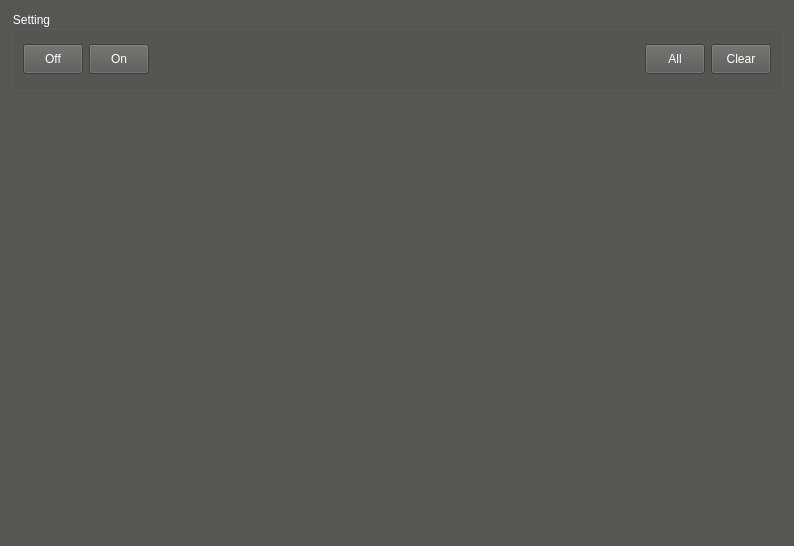
<?xml version="1.0" encoding="UTF-8"?>
<ui version="4.0">
 <class>VMotConf</class>
 <widget class="QWidget" name="VMotConf">
  <property name="geometry">
   <rect>
    <x>0</x>
    <y>0</y>
    <width>794</width>
    <height>546</height>
   </rect>
  </property>
  <property name="windowTitle">
   <string>Motion Region</string>
  </property>
  <property name="windowIcon">
   <iconset resource="../velibui.qrc">
    <normaloff>:/action/resources/libuivsc32.png</normaloff>:/action/resources/libuivsc32.png</iconset>
  </property>
  <property name="styleSheet">
   <string notr="true">color: rgb(255, 255, 255);
background-color: rgb(85, 87, 83);</string>
  </property>
  <layout class="QVBoxLayout" name="verticalLayout">
   <item>
    <widget class="QGroupBox" name="groupBox_2">
     <property name="minimumSize">
      <size>
       <width>0</width>
       <height>80</height>
      </size>
     </property>
     <property name="maximumSize">
      <size>
       <width>16777215</width>
       <height>80</height>
      </size>
     </property>
     <property name="title">
      <string>Setting</string>
     </property>
     <layout class="QHBoxLayout" name="horizontalLayout_2">
      <item>
       <widget class="QPushButton" name="pbOff">
        <property name="minimumSize">
         <size>
          <width>60</width>
          <height>30</height>
         </size>
        </property>
        <property name="maximumSize">
         <size>
          <width>60</width>
          <height>30</height>
         </size>
        </property>
        <property name="styleSheet">
         <string notr="true">QPushButton { 
border:none;
color:white;
background-image: url(:/action/resources/libuibutton.png);}
QPushButton:hover {
	background-image: url(:/action/resources/libuibuttonpress.png);}
QPushButton:pressed {
	background-image: url(:/action/resources/libuibutton.png);}
	font: 8pt &quot;MS Shell Dlg 2&quot;;
</string>
        </property>
        <property name="text">
         <string>Off</string>
        </property>
        <property name="iconSize">
         <size>
          <width>60</width>
          <height>40</height>
         </size>
        </property>
       </widget>
      </item>
      <item>
       <widget class="QPushButton" name="pbOn">
        <property name="minimumSize">
         <size>
          <width>60</width>
          <height>30</height>
         </size>
        </property>
        <property name="maximumSize">
         <size>
          <width>60</width>
          <height>30</height>
         </size>
        </property>
        <property name="styleSheet">
         <string notr="true">QPushButton { 
border:none;
color:white;
background-image: url(:/action/resources/libuibutton.png);}
QPushButton:hover {
	background-image: url(:/action/resources/libuibuttonpress.png);}
QPushButton:pressed {
	background-image: url(:/action/resources/libuibutton.png);}
	font: 8pt &quot;MS Shell Dlg 2&quot;;
</string>
        </property>
        <property name="text">
         <string>On</string>
        </property>
        <property name="iconSize">
         <size>
          <width>60</width>
          <height>40</height>
         </size>
        </property>
       </widget>
      </item>
      <item>
       <spacer name="horizontalSpacer_3">
        <property name="orientation">
         <enum>Qt::Horizontal</enum>
        </property>
        <property name="sizeHint" stdset="0">
         <size>
          <width>40</width>
          <height>20</height>
         </size>
        </property>
       </spacer>
      </item>
      <item>
       <widget class="QPushButton" name="pbAll">
        <property name="minimumSize">
         <size>
          <width>60</width>
          <height>30</height>
         </size>
        </property>
        <property name="maximumSize">
         <size>
          <width>60</width>
          <height>30</height>
         </size>
        </property>
        <property name="styleSheet">
         <string notr="true">QPushButton { 
border:none;
color:white;
background-image: url(:/action/resources/libuibutton.png);}
QPushButton:hover {
	background-image: url(:/action/resources/libuibuttonpress.png);}
QPushButton:pressed {
	background-image: url(:/action/resources/libuibutton.png);}
	font: 8pt &quot;MS Shell Dlg 2&quot;;
</string>
        </property>
        <property name="text">
         <string>All</string>
        </property>
        <property name="iconSize">
         <size>
          <width>60</width>
          <height>40</height>
         </size>
        </property>
       </widget>
      </item>
      <item>
       <widget class="QPushButton" name="pbClear">
        <property name="minimumSize">
         <size>
          <width>60</width>
          <height>30</height>
         </size>
        </property>
        <property name="maximumSize">
         <size>
          <width>60</width>
          <height>30</height>
         </size>
        </property>
        <property name="styleSheet">
         <string notr="true">QPushButton { 
border:none;
color:white;
background-image: url(:/action/resources/libuibutton.png);}
QPushButton:hover {
	background-image: url(:/action/resources/libuibuttonpress.png);}
QPushButton:pressed {
	background-image: url(:/action/resources/libuibutton.png);}
	font: 8pt &quot;MS Shell Dlg 2&quot;;
</string>
        </property>
        <property name="text">
         <string>Clear</string>
        </property>
        <property name="iconSize">
         <size>
          <width>60</width>
          <height>40</height>
         </size>
        </property>
       </widget>
      </item>
     </layout>
    </widget>
   </item>
   <item>
    <widget class="VMotTable" name="widget" native="true">
     <property name="minimumSize">
      <size>
       <width>320</width>
       <height>240</height>
      </size>
     </property>
    </widget>
   </item>
  </layout>
 </widget>
 <customwidgets>
  <customwidget>
   <class>VMotTable</class>
   <extends>QWidget</extends>
   <header>vmottable.hpp</header>
   <container>1</container>
  </customwidget>
 </customwidgets>
 <resources>
  <include location="../velibui.qrc"/>
 </resources>
 <connections/>
</ui>
